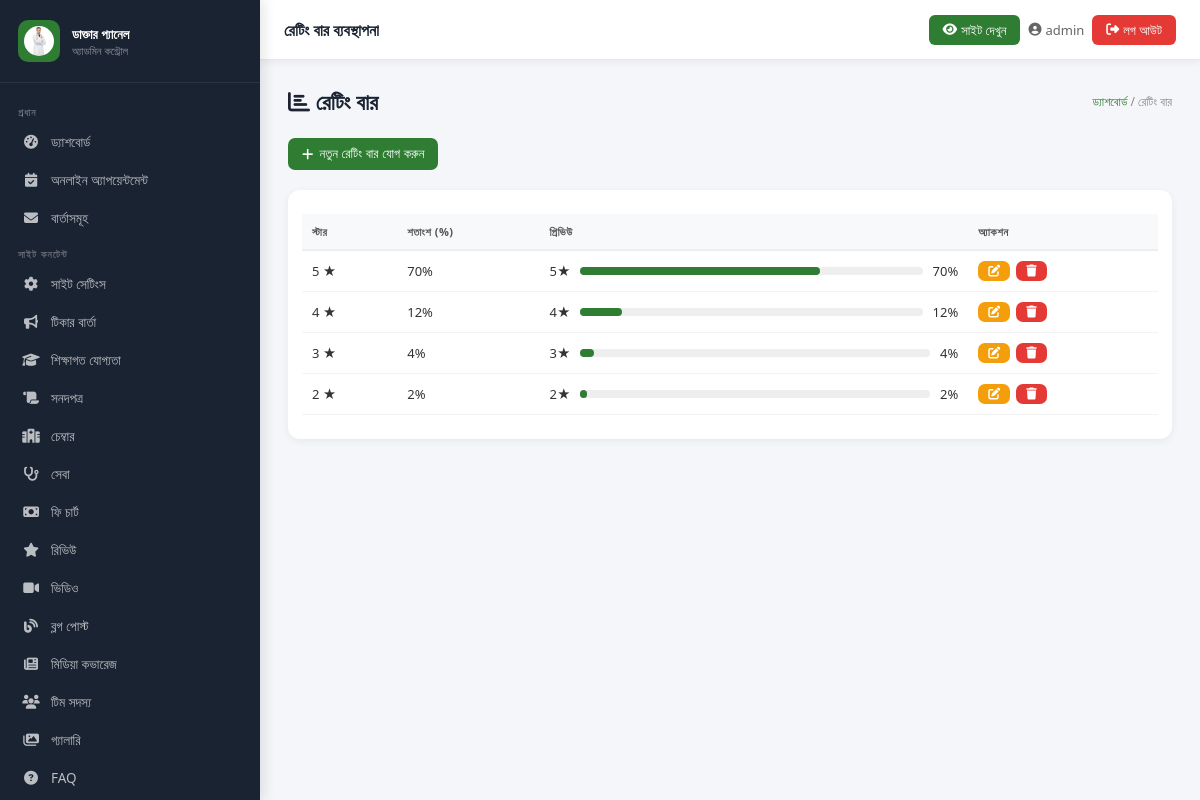
Screenshot of /admin-panel/rating-bars/ (signed in) with the database file from the repository.
### core/models.py (models this page shows, shortened)
class SiteSettings(models.Model):
    doctor_name = models.CharField(max_length=200, default='ডাঃ সানজিদা ইসলাম চৌধুরী')
    doctor_name_en = models.CharField(max_length=200, default='Dr. Sanjida Islam Chowdhury')
    specialty = models.CharField(max_length=200, default='গাইনী ও প্রসূতি বিশেষজ্ঞ')
    degrees = models.CharField(max_length=300, default='MBBS · FCPS · MRCOG (UK)')
    short_bio = models.TextField(verbose_name="সংক্ষিপ্ত পরিচয়", default="")
    detailed_bio = models.TextField(verbose_name="বিস্তারিত পরিচয়", default="")
    phone = models.CharField(max_length=20, default='০১৮১১-২২৩৩৪৪')
    phone_raw = models.CharField(max_length=20, default='+8801811223344')
    whatsapp = models.CharField(max_length=20, default='+8801811223344')
    email = models.EmailField(default='dr.sanjida@example.com')
    facebook_url = models.URLField(blank=True, default='https://facebook.com/dr.sanjida.bd')
    youtube_url = models.URLField(blank=True)
    profile_photo = models.ImageField(upload_to='doctor/', blank=True, null=True)
    profile_photo_url = models.URLField(blank=True, default='https://cdn.sasthyaseba.com/doctors/7410/xoWEh5iyzT9wpngIPNnKbQQiN5AnbUCE8y2hJYpv/dr-sanjida-hossain.jpg')
    years_experience = models.IntegerField(default=22)
    successful_deliveries = models.IntegerField(default=8000)
    google_rating = models.DecimalField(max_digits=3, decimal_places=1, default=4.8)
    google_review_count = models.IntegerField(default=650)
    research_papers = models.IntegerField(default=18)
    booking_fee = models.IntegerField(default=300)
    bkash_number = models.CharField(max_length=20, default='০১৮১১-২২৩৩৪৪')
    nagad_number = models.CharField(max_length=20, default='০১৮১১-২২৩৩৪৪')
    rocket_number = models.CharField(max_length=25, default='০১৮১১২২৩৩৪৪৭')
    map_embed_url = models.TextField(default='', blank=True)
    maps_link = models.URLField(blank=True, default='https://maps.google.com/?q=মিরপুর+ঢাকা')
    meta_title = models.CharField(max_length=200, default='ডাঃ সানজিদা ইসলাম চৌধুরী | গাইনী ও প্রসূতি বিশেষজ্ঞ')
    meta_description = models.TextField(blank=True, default='')
    class Meta:
        verbose_name = 'সাইট সেটিংস'
        verbose_name_plural = 'সাইট সেটিংস'
    def get_profile_photo(self):
        if self.profile_photo:
            return self.profile_photo.url
        return self.profile_photo_url

class RatingBar(models.Model):
    stars = models.IntegerField()
    percentage = models.IntegerField()
    class Meta:
        ordering = ['-stars']

### core/admin_views.py (the view, shortened to what this page needs)
# urls.py: path('rating-bars/', av.manage_rating_bars, name='admin_rating_bars'),
@login_required(login_url='/admin-panel/login/')
def manage_rating_bars(request):
    items = RatingBar.objects.all().order_by('-stars')
    return render(request, 'admin_panel/rating_bars.html', {'items': items})

### core/context_processors.py (called while the page is built)
def site_settings(request):
    try:
        settings = SiteSettings.objects.first()
        if not settings:
            settings = SiteSettings()
    except Exception:
        settings = SiteSettings()
    return {'site': settings}

### templates/admin_panel/rating_bars.html (shortened to what this page needs)
{% extends "admin_panel/base_admin.html" %}
{% block page_title %}রেটিং বার ব্যবস্থাপনা{% endblock %}
{% block content %}
<div class="page-header">
    <h1><i class="fas fa-chart-bar"></i> রেটিং বার</h1>
    <div class="breadcrumb">
        <a href="{% url 'admin_dashboard' %}">ড্যাশবোর্ড</a> / রেটিং বার
    </div>
</div>
<div style="margin-bottom: 20px;">
    <button class="btn btn-primary" onclick="openModal('addModal')">
        <i class="fas fa-plus"></i> নতুন রেটিং বার যোগ করুন
    </button>
</div>
<div class="card">
    <div class="table-responsive">
        <table class="tbl">
            <thead>
                <tr>
                    <th>স্টার</th>
                    <th>শতাংশ (%)</th>
                    <th>প্রিভিউ</th>
                    <th>অ্যাকশন</th>
                </tr>
            </thead>
            <tbody>
                {% for item in items %}
                <tr>
                    <td>{{ item.stars }} ★</td>
                    <td>{{ item.percentage }}%</td>
                    <td style="min-width: 200px;">
                        <div style="display: flex; align-items: center; gap: 10px;">
                            <span>{{ item.stars }}★</span>
                            <div style="flex: 1; height: 8px; background: #eee; border-radius: 4px;">
                                <div style="width: {{ item.percentage }}%; height: 8px; background: #2e7d32; border-radius: 4px;"></div>
                            </div>
                            <span>{{ item.percentage }}%</span>
                        </div>
                    </td>
                    <td>
                        <div class="action-buttons">
                            <button class="btn btn-sm btn-warning" onclick='openEditModal({{ item.pk|safe }}, {{ item.stars }}, {{ item.percentage }})'>
                                <i class="fas fa-edit"></i>
                            </button>
                            <button class="btn btn-sm btn-danger" onclick="confirmDelete({{ item.pk }})">
                                <i class="fas fa-trash"></i>
                            </button>
                        </div>
                    </td>
                </tr>
                {% endfor %}
            </tbody>
        </table>
    </div>
</div>
{% endblock %}

### templates/admin_panel/base_admin.html (shortened to what this page needs)
<!DOCTYPE html>
<html lang="bn">
<head>
  <link rel="stylesheet" href="https://cdnjs.cloudflare.com/ajax/libs/font-awesome/6.5.0/css/all.min.css">
  {% load static %}
</head>
<body>
<aside class="sidebar" id="sidebar">
  <div class="sidebar__brand">
    <div class="sidebar__brand-icon"><img src="{{ site.get_profile_photo }}" height="30" width="30" alt="{{ site.doctor_name }}" style="border-radius:50%; object-fit:cover;" /></div>
    <div class="sidebar__brand-text">
      <h3>ডাক্তার প্যানেল</h3>
      <p>অ্যাডমিন কন্ট্রোল</p>
    </div>
  </div>
  <nav class="sidebar__nav">
    <div class="nav-section-label">প্রধান</div>
    <a href="{% url 'admin_dashboard' %}" class="sidebar__link {% block nav_dashboard %}{% endblock %}"><i class="fas fa-tachometer-alt"></i> ড্যাশবোর্ড</a>
    <a href="{% url 'admin_appointments' %}" class="sidebar__link {% block nav_appointments %}{% endblock %}"><i class="fas fa-calendar-check"></i>অনলাইন অ্যাপয়েন্টমেন্ট</a>
    <a href="{% url 'admin_messages' %}" class="sidebar__link {% block nav_messages %}{% endblock %}"><i class="fas fa-envelope"></i> বার্তাসমূহ</a>
    <div class="nav-section-label">সাইট কনটেন্ট</div>
    <a href="{% url 'admin_site_settings' %}" class="sidebar__link {% block nav_settings %}{% endblock %}"><i class="fas fa-cog"></i> সাইট সেটিংস</a>
    <a href="{% url 'admin_tickers' %}" class="sidebar__link {% block nav_tickers %}{% endblock %}"><i class="fas fa-bullhorn"></i> টিকার বার্তা</a>
    <a href="{% url 'admin_qualifications' %}" class="sidebar__link {% block nav_qualifications %}{% endblock %}"><i class="fas fa-graduation-cap"></i> শিক্ষাগত যোগ্যতা</a>
    <a href="{% url 'admin_certificates' %}" class="sidebar__link {% block nav_certificates %}{% endblock %}"><i class="fas fa-scroll"></i> সনদপত্র</a>
    <a href="{% url 'admin_chambers' %}" class="sidebar__link {% block nav_chambers %}{% endblock %}"><i class="fas fa-hospital-alt"></i> চেম্বার</a>
    <a href="{% url 'admin_services' %}" class="sidebar__link {% block nav_services %}{% endblock %}"><i class="fas fa-stethoscope"></i> সেবা</a>
    <a href="{% url 'admin_fees' %}" class="sidebar__link {% block nav_fees %}{% endblock %}"><i class="fas fa-money-bill"></i> ফি চার্ট</a>
    <a href="{% url 'admin_reviews' %}" class="sidebar__link {% block nav_reviews %}{% endblock %}"><i class="fas fa-star"></i> রিভিউ</a>
    <a href="{% url 'admin_videos' %}" class="sidebar__link {% block nav_videos %}{% endblock %}"><i class="fas fa-video"></i> ভিডিও</a>
    <a href="{% url 'admin_blogs' %}" class="sidebar__link {% block nav_blogs %}{% endblock %}"><i class="fas fa-blog"></i> ব্লগ পোস্ট</a>
    <a href="{% url 'admin_media' %}" class="sidebar__link {% block nav_media %}{% endblock %}"><i class="fas fa-newspaper"></i> মিডিয়া কভারেজ</a>
    <a href="{% url 'admin_team' %}" class="sidebar__link {% block nav_team %}{% endblock %}"><i class="fas fa-users"></i> টিম সদস্য</a>
    <a href="{% url 'admin_gallery' %}" class="sidebar__link ">
    <i class="fas fa-images"></i> গ্যালারি
</a>
    <a href="{% url 'admin_faqs' %}" class="sidebar__link {% block nav_faqs %}{% endblock %}"><i class="fas fa-question-circle"></i> FAQ</a>
  </nav>
</aside>
<div class="topbar">
  <div style="display:flex; align-items:center; gap:8px;">
    <span class="topbar__title">{% block page_title %}ড্যাশবোর্ড{% endblock %}</span>
  </div>
  <div class="topbar__right">
    <a href="/" target="_blank" class="view-site-btn"><i class="fas fa-eye"></i> <span class="hide-xs">সাইট দেখুন</span></a>
    <span class="topbar__user"><i class="fas fa-user-circle"></i> <span class="hide-sm">{{ request.user.username }}</span></span>
    <a href="{% url 'admin_logout' %}" class="topbar__logout"><i class="fas fa-sign-out-alt"></i> <span class="hide-xs">লগ আউট</span></a>
  </div>
</div>
<main class="main-content">
  {% block content %}{% endblock %}
</main>
</body>
</html>

### rows the page displays
SiteSettings: get_profile_photo (picture)
RatingBar: stars "5", percentage "70"
RatingBar: stars "4", percentage "12"
RatingBar: stars "3", percentage "4"
RatingBar: stars "2", percentage "2"

### other values shown
{{ request.user.username }} "admin"
